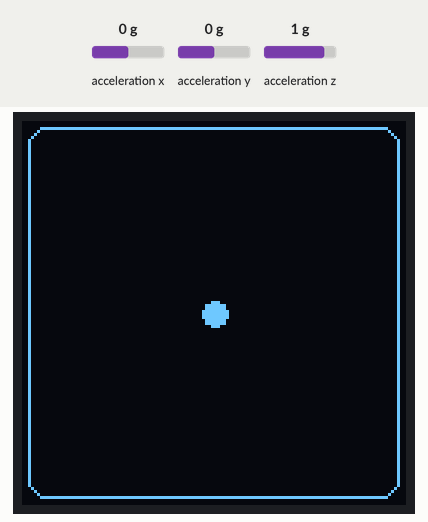
Simulated run of this sketch. Board: ESP8266 (NodeMCU). Parts: 128×128 one-colour display. The test bench sets the inputs (shaded band); at power-on: acceleration x 0 g, acceleration y 0 g, acceleration z 1 g.

Above: at 1.2 s.
1.3 s: acceleration x set to -1.4 g
At 2.6 s:
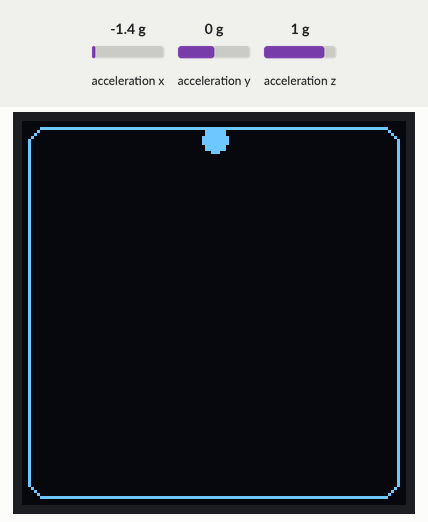
3.2 s: acceleration y set to -1.4 g
At 4.7 s:
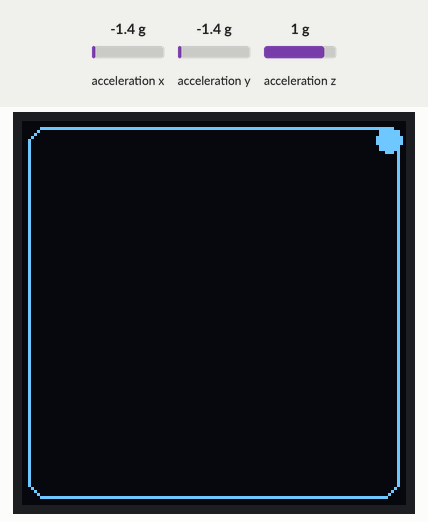
5.0 s: acceleration x set to 0 g
At 5.55 s:
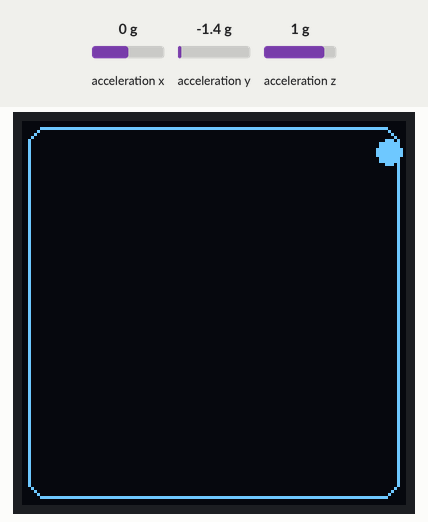
6.6 s: acceleration x set to 1.4 g
At 8.53 s:
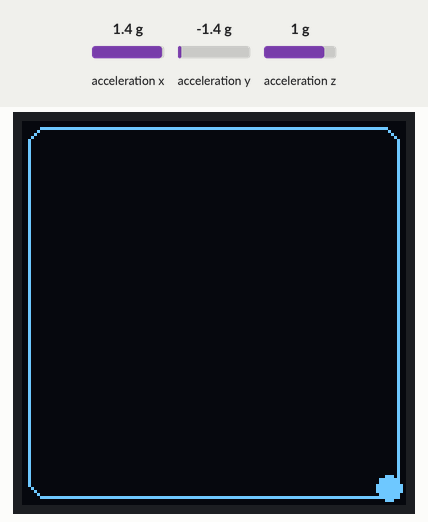
8.7 s: acceleration y set to 0.1 g
At 9.0 s:
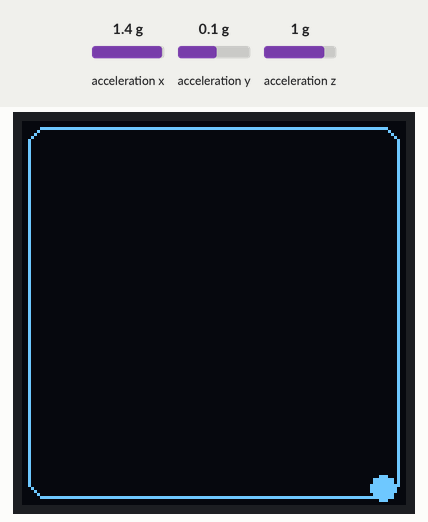
Timing chart, 0 to 11.2 s (numbered marks = the images above; inputs shaded):
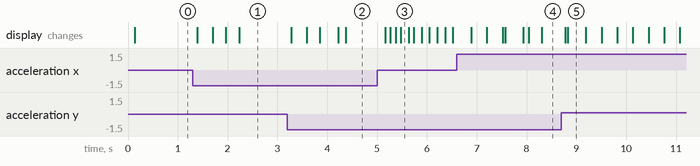

Measured:
- after the input at 1.3 s, the display: first changes after 0.09 s (image 1 shows a later state)
- after the input at 3.2 s, the display: first changes after 0.08 s (image 2 shows a later state)
- after the input at 5.0 s, the display: first changes after 0.16 s (image 3 shows a later state)
- after the input at 8.7 s, the display: first changes after 0.07 s (image 5 shows a later state)

The sketch:

ball_game.ino
```cpp
#include <Wire.h>
#include <Adafruit_GFX.h>
#include <Adafruit_SH110X.h>
#include <Adafruit_Sensor.h>
#include <Adafruit_ADXL345_U.h>

//  Display
#define SCREEN_WIDTH  128
#define SCREEN_HEIGHT 128
#define OLED_RESET    -1
#define OLED_I2C_ADDR 0x3D
Adafruit_SH1107 display(SCREEN_WIDTH, SCREEN_HEIGHT, &Wire, OLED_RESET);

// accelerometer
Adafruit_ADXL345_Unified accel = Adafruit_ADXL345_Unified(12345);

// Axis remap since on PCB, accelerometer is tilted 90 degrees left
#define SWAP_XY      true  // sensor X/Y are swapped
#define TILT_X_SIGN  -1    // flip to +1 if the ball rolls left/right backwards
#define TILT_Y_SIGN   1    // flip to -1 if the ball rolls up/down backwards

// Ball physics
float ballX = SCREEN_WIDTH  / 2.0;
float ballY = SCREEN_HEIGHT / 2.0;
float velX = 0, velY = 0;

const float BALL_RADIUS = 4.0;
const float MARGIN      = 2.0;   // gap between the arena wall and the screen edge
const float ACCEL_SCALE = 40.0;  // higher = ball reacts to tilt more strongly
const float DAMPING     = 0.985; // rolling friction; closer to 1.0 = less friction
const float RESTITUTION = 0.55;  // bounciness off the walls, 0 = stops, 1 = perfect bounce

unsigned long lastFrame = 0;

void setup() {
  Serial.begin(115200);
  Wire.begin(D4, D5); // SDA = D4, SCL = D5

  if (!display.begin(OLED_I2C_ADDR, true)) {
    Serial.println("SH1107 not found — check wiring/address.");
    while (1) delay(10);
  }
  display.clearDisplay();
  display.display();

  if (!accel.begin()) {
    Serial.println("ADXL345 not found — check wiring.");
    while (1) delay(10);
  }
  accel.setRange(ADXL345_RANGE_4_G);

  lastFrame = millis();
}

void loop() {
  unsigned long now = millis();
  float dt = (now - lastFrame) / 1000.0;
  if (dt <= 0) return;
  if (dt > 0.05) dt = 0.05; // clamp so a stall doesn't fling the ball
  lastFrame = now;

  // Read tilt
  sensors_event_t accelEvent;
  accel.getEvent(&accelEvent);
  float rawX = accelEvent.acceleration.x;
  float rawY = accelEvent.acceleration.y;

  float tiltX, tiltY;
  if (SWAP_XY) {
    tiltX = TILT_X_SIGN * rawY;
    tiltY = TILT_Y_SIGN * rawX;
  } else {
    tiltX = TILT_X_SIGN * rawX;
    tiltY = TILT_Y_SIGN * rawY;
  }

  // Physics
  velX += tiltX * ACCEL_SCALE * dt;
  velY += tiltY * ACCEL_SCALE * dt;
  velX *= DAMPING;
  velY *= DAMPING;
  ballX += velX * dt;
  ballY += velY * dt;

  // Wall collision
  float minX = MARGIN + BALL_RADIUS;
  float maxX = SCREEN_WIDTH  - MARGIN - BALL_RADIUS;
  float minY = MARGIN + BALL_RADIUS;
  float maxY = SCREEN_HEIGHT - MARGIN - BALL_RADIUS;

  if (ballX < minX) { ballX = minX; velX = -velX * RESTITUTION; }
  if (ballX > maxX) { ballX = maxX; velX = -velX * RESTITUTION; }
  if (ballY < minY) { ballY = minY; velY = -velY * RESTITUTION; }
  if (ballY > maxY) { ballY = maxY; velY = -velY * RESTITUTION; }

  // Draw
  display.clearDisplay();
  display.drawRoundRect((int)MARGIN, (int)MARGIN,
                         SCREEN_WIDTH  - (int)(2 * MARGIN),
                         SCREEN_HEIGHT - (int)(2 * MARGIN),
                         6, SH110X_WHITE);
  display.fillCircle((int)ballX, (int)ballY, (int)BALL_RADIUS, SH110X_WHITE);
  display.display();
}
```
